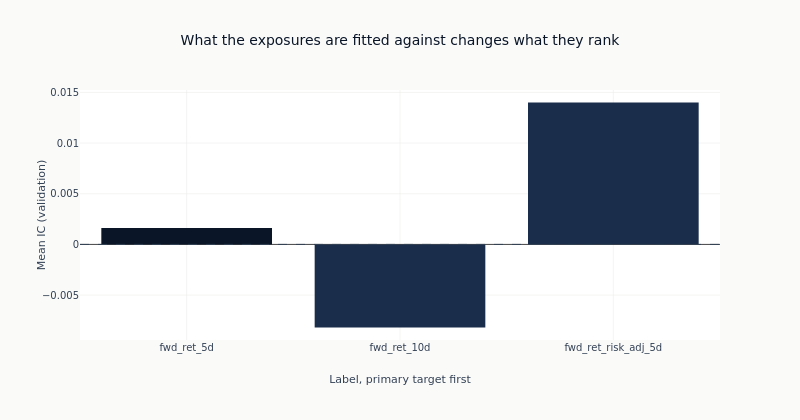

Notebook cell for this chart:
### Markdown cell above
### The same map against each target

One bar per label, on one axis, with the primary target first. The bars are the quantity the
downstream comparison uses; the axis is shared so the distance between them is readable rather
than each panel filling itself.

### Code cell
panel = catalog.with_columns(
    rank=pl.col("label").replace_strict(
        {label: index for index, label in enumerate(ordered_labels)}, return_dtype=pl.Int32
    )
).sort("rank")
fig = go.Figure(
    go.Bar(
        x=panel.get_column("label").to_list(),
        y=panel.get_column("ic_mean").to_list(),
        marker_color=[
            COLORS["blue"] if label == primary else COLORS["slate"]
            for label in panel.get_column("label")
        ],
        showlegend=False,
    )
)
fig.add_hline(y=0, line_width=1, line_dash="dash", line_color=COLORS["neutral"])
fig.update_yaxes(title_text="Mean IC (validation)")
fig.update_xaxes(title_text="Label, primary target first")
fig.update_layout(
    title="What the exposures are fitted against changes what they rank",
    height=420,
    width=800,
    margin=dict(t=90),
)
# Which side of zero each bar sits on is a fact about the frame, so the alt text reads it rather
# than asserting a shape the next run may not reproduce.
sides = "; ".join(
    f"{row['label']} {'above' if row['ic_mean'] > 0 else 'below'} zero"
    for row in panel.select("label", "ic_mean").iter_rows(named=True)
)
show_plotly_with_alt(
    fig,
    "Bar chart of mean validation information coefficient, one bar per label on one axis, with the "
    "primary target in dark navy first and the two variants in slate, and a dashed zero line. "
    f"Counted from the frame: {sides}.",
)

### Figure 1 — Plotly figure (JSON) as saved in the notebook; plotly's stock layout.template omitted (floating-point values rounded to 4 significant figures)
{"data": [{"marker": {"color": ["#0a1628", "#1a2d4a", "#1a2d4a"]}, "showlegend": false, "type": "bar", "x": ["fwd_ret_5d", "fwd_ret_10d", "fwd_ret_risk_adj_5d"], "y": [0.001611, -0.008197, 0.014]}], "layout": {"height": 420, "margin": {"t": 90}, "shapes": [{"line": {"color": "#334155", "dash": "dash", "width": 1}, "type": "line", "x0": 0, "x1": 1, "xref": "x domain", "y0": 0, "y1": 0, "yref": "y"}], "title": {"text": "What the exposures are fitted against changes what they rank"}, "width": 800, "xaxis": {"title": {"text": "Label, primary target first"}}, "yaxis": {"title": {"text": "Mean IC (validation)"}}}}
